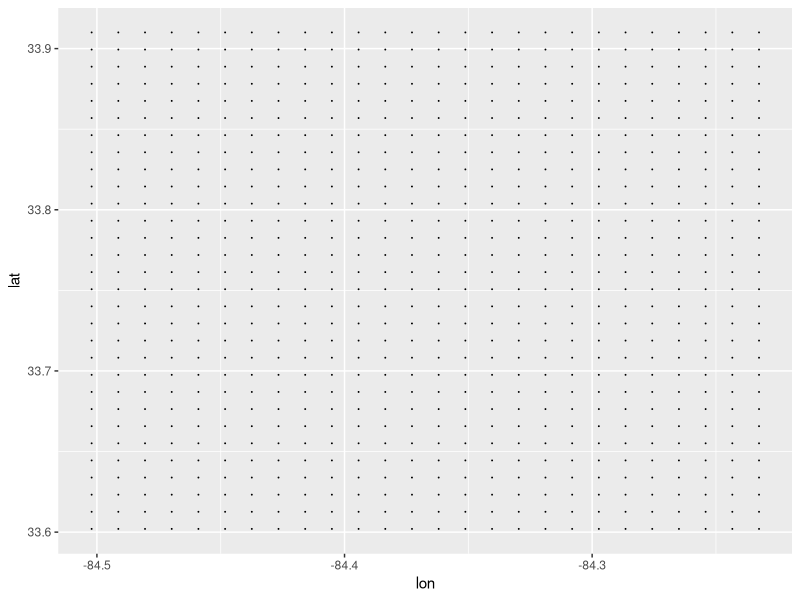

Reproduce this figure in R.
library(ggplot2)
library(dplyr)

SW_corner_lat = 33 + 36/60 + 7.16/3600
NE_corner_lat = 33 + 54/60 + 36.07/3600
SW_corner_lon = -(84 + 30/60 + 7.67/3600)
NE_corner_lon = -(84 + 13/60 + 57.38/3600)

mesh_resolution = .01
n_lat = (NE_corner_lat - SW_corner_lat) %/% mesh_resolution
n_lon = (NE_corner_lon - SW_corner_lon) %/% mesh_resolution
all_lat = seq(SW_corner_lat, NE_corner_lat, length.out = n_lat)
all_lon = seq(SW_corner_lon, NE_corner_lon, length.out = n_lon)

mesh = as.data.frame(expand.grid(lat = all_lat, lon = all_lon))

#### Plot Mesh ####
mesh %>%
     ggplot(aes(lon, lat)) + geom_point(size = .001)
